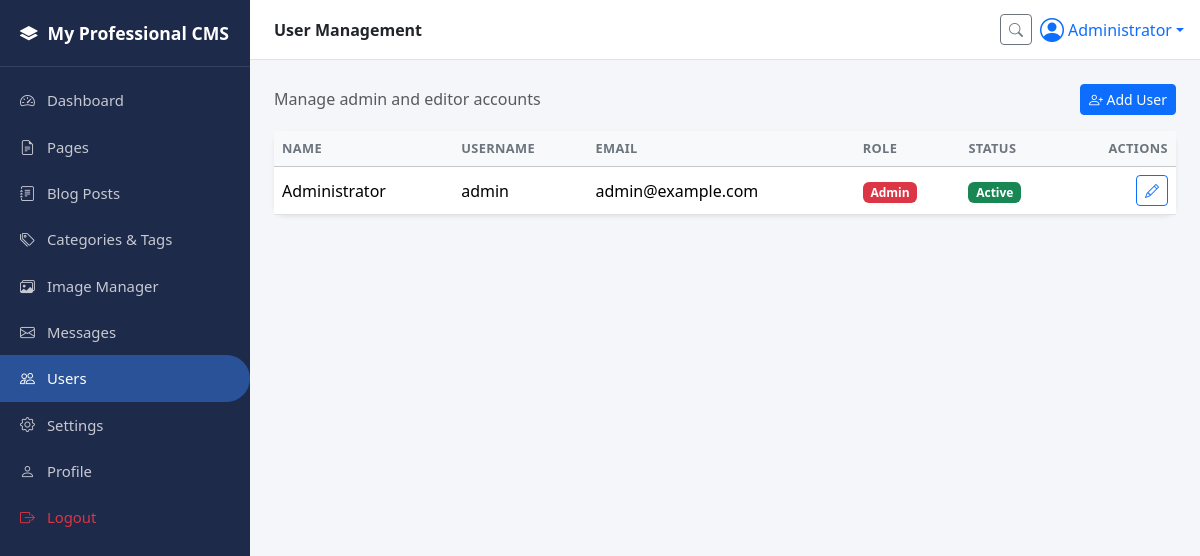
The page /admin/users.php (signed in) on the database its author committed.
### tables this page shows
CREATE TABLE IF NOT EXISTS `users` (
  `id` INT(11) NOT NULL AUTO_INCREMENT,
  `name` VARCHAR(100) NOT NULL,
  `email` VARCHAR(150) NOT NULL UNIQUE,
  `username` VARCHAR(50) NOT NULL UNIQUE,
  `password` VARCHAR(255) NOT NULL,
  `role` ENUM('admin','editor') NOT NULL DEFAULT 'editor',
  `status` ENUM('active','inactive') NOT NULL DEFAULT 'active',
  `avatar` VARCHAR(255) DEFAULT NULL,
  `reset_token` VARCHAR(255) DEFAULT NULL,
  `reset_expires` DATETIME DEFAULT NULL,
  `created_at` TIMESTAMP NOT NULL DEFAULT CURRENT_TIMESTAMP,
  `updated_at` TIMESTAMP NOT NULL DEFAULT CURRENT_TIMESTAMP ON UPDATE CURRENT_TIMESTAMP,
  PRIMARY KEY (`id`)
);

### includes/functions.php (called while the page is built, shortened)
<?php
function e($string) {
    return htmlspecialchars($string ?? '', ENT_QUOTES, 'UTF-8');
}

### admin/users.php (the view, shortened to what this page needs)
<?php
require_once __DIR__ . '/../includes/functions.php';
$users = $pdo->query("SELECT * FROM users ORDER BY created_at DESC")->fetchAll();
include __DIR__ . '/includes/header.php';
?>
<div class="d-flex justify-content-between align-items-center mb-3">
  <h6 class="mb-0 text-muted">Manage admin and editor accounts</h6>
  <a href="user-add.php" class="btn btn-primary btn-sm"><i class="bi bi-person-plus"></i> Add User</a>
</div>
<div class="card shadow-sm">
  <div class="table-responsive">
    <table class="table align-middle mb-0">
      <thead class="table-light">
        <tr><th>Name</th><th>Username</th><th>Email</th><th>Role</th><th>Status</th><th class="text-end">Actions</th></tr>
      </thead>
      <tbody id="usersTable">
        <?php foreach ($users as $u): ?>
        <tr id="user-row-<?= $u['id'] ?>">
          <td><?= e($u['name']) ?></td>
          <td><?= e($u['username']) ?></td>
          <td><?= e($u['email']) ?></td>
          <td><span class="badge <?= $u['role']==='admin' ? 'bg-danger':'bg-info' ?>"><?= ucfirst($u['role']) ?></span></td>
          <td><span class="badge <?= $u['status']==='active' ? 'bg-success':'bg-secondary' ?>"><?= ucfirst($u['status']) ?></span></td>
          <td class="text-end">
            <a href="user-edit.php?id=<?= $u['id'] ?>" class="btn btn-sm btn-outline-primary"><i class="bi bi-pencil"></i></a>
          </td>
        </tr>
        <?php endforeach; ?>
      </tbody>
    </table>
  </div>
</div>
<?php include __DIR__ . '/includes/footer.php'; ?>

### assets/css/admin.css (style rules this page uses)
:root { --sidebar-width: 250px; --primary-dark: #1e2a4a; --primary-accent: #2a5298; }
body { background: #f4f6f9; font-family: 'Segoe UI', Roboto, Arial, sans-serif; }
.card { border: none; border-radius: 12px; }
.table thead th { font-size: .8rem; text-transform: uppercase; letter-spacing: .03em; color: #6c757d; }

### rows shown on the page
users: name "Administrator", username "admin", email "admin@example.com", role "Admin", status "Active"

### other values the page prints
setting('site_name', SITE_NAME_DEFAULT) "My Professional CMS"
$pageTitle "User Management"
$_SESSION['user_name'] "Administrator"
